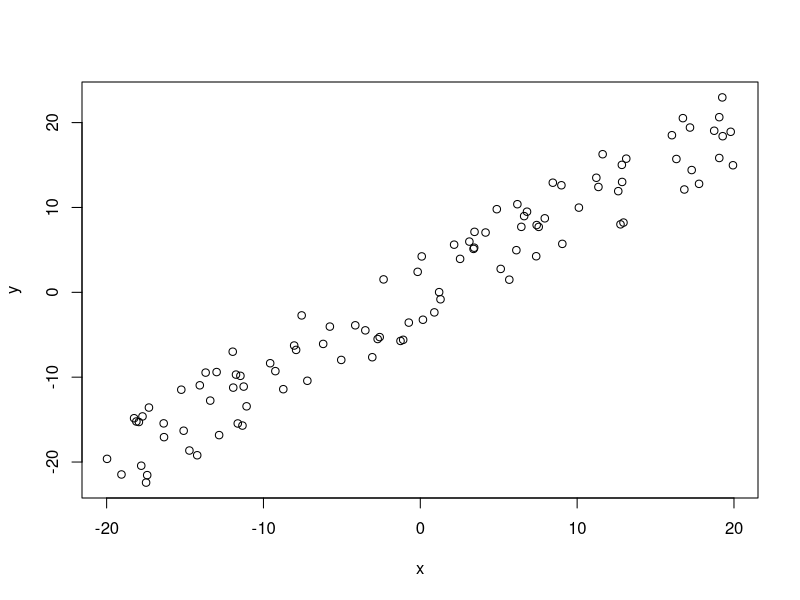

The R source for this figure: (Note: this script raises an error after producing the figure.)
#calculate the line of best fit by minimizing total errors; 
#it is assumed that x,y are vectors of the same length
best.line.abs=function(x,y){
  n=length(x)
  f=c(0,0,rep(1,n))
  ONE=rep(1,n)
  I=diag(n)
  A.upper=cbind(x,ONE,-I)
  A.lower=cbind(x,ONE,I)
  A=rbind(A.upper,A.lower)
  dir=c(rep("<=",n),rep(">=",n))
  rhs=c(y,y)
  (lp("min",f,A,dir,rhs)$solution)[1:2]
}

least.square=function(A,b){
  b=matrix(b)#treat b as a matrix
  x=inv(t(A)%*%A)%*%(t(A)%*%b)
  x
}
best.line.square=function(x,y){
  n=length(x)
  A=cbind(x,rep(1,n))
  answer=least.square(A,y)
  as.vector(answer)
}
z=runif(100,min=-5,max=5)
x=runif(100,min=-20,max=20)
y=x+z
plot(x,y)
#best.line.abs(x,y)
best.line.square(x,y)
curve(1.010654*x,add=TRUE,col="red")
curve(1.0018827*x+-0.1042363,add=TRUE,col="blue")
curve(1*x,add=TRUE,col="green")